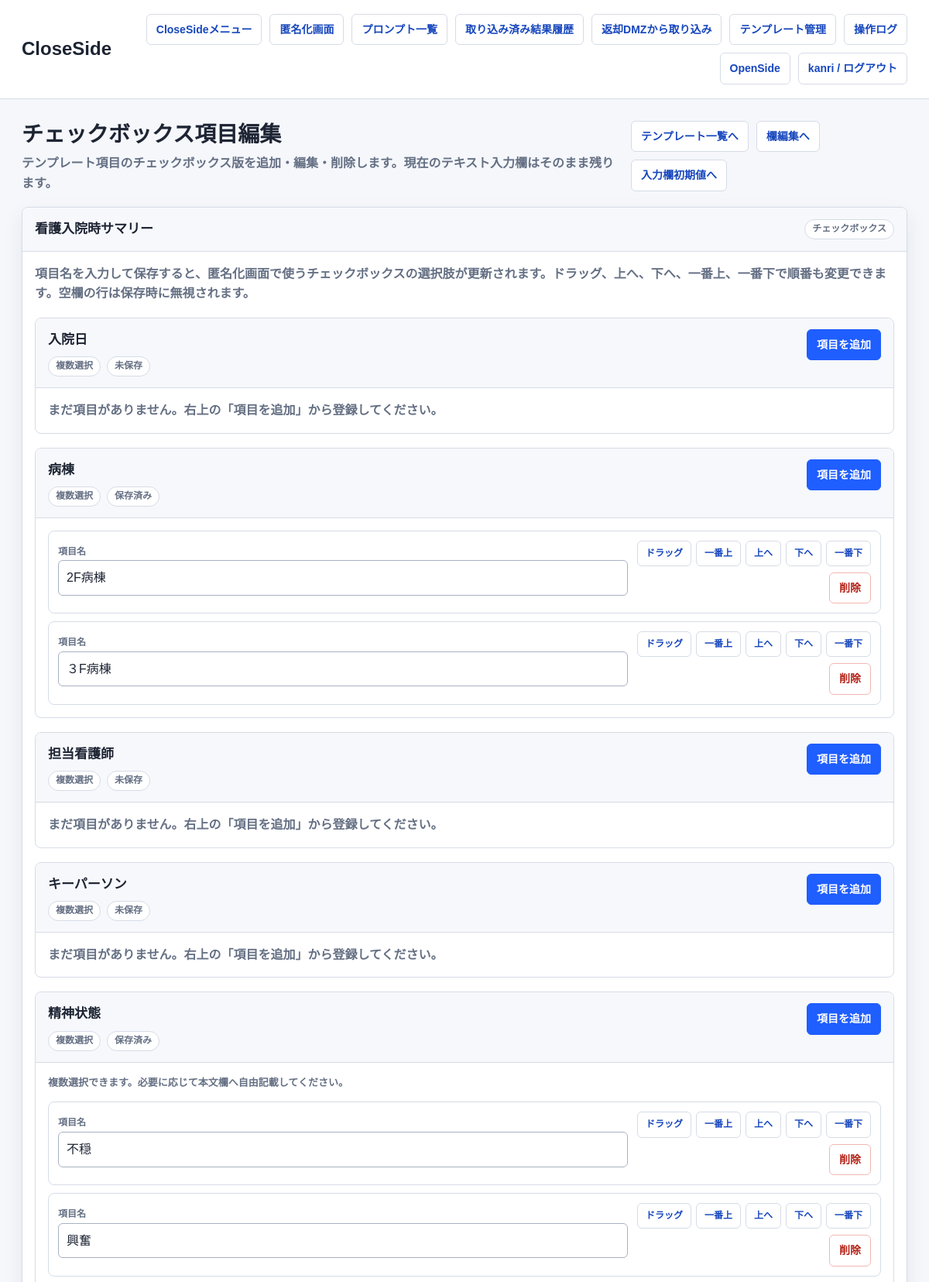
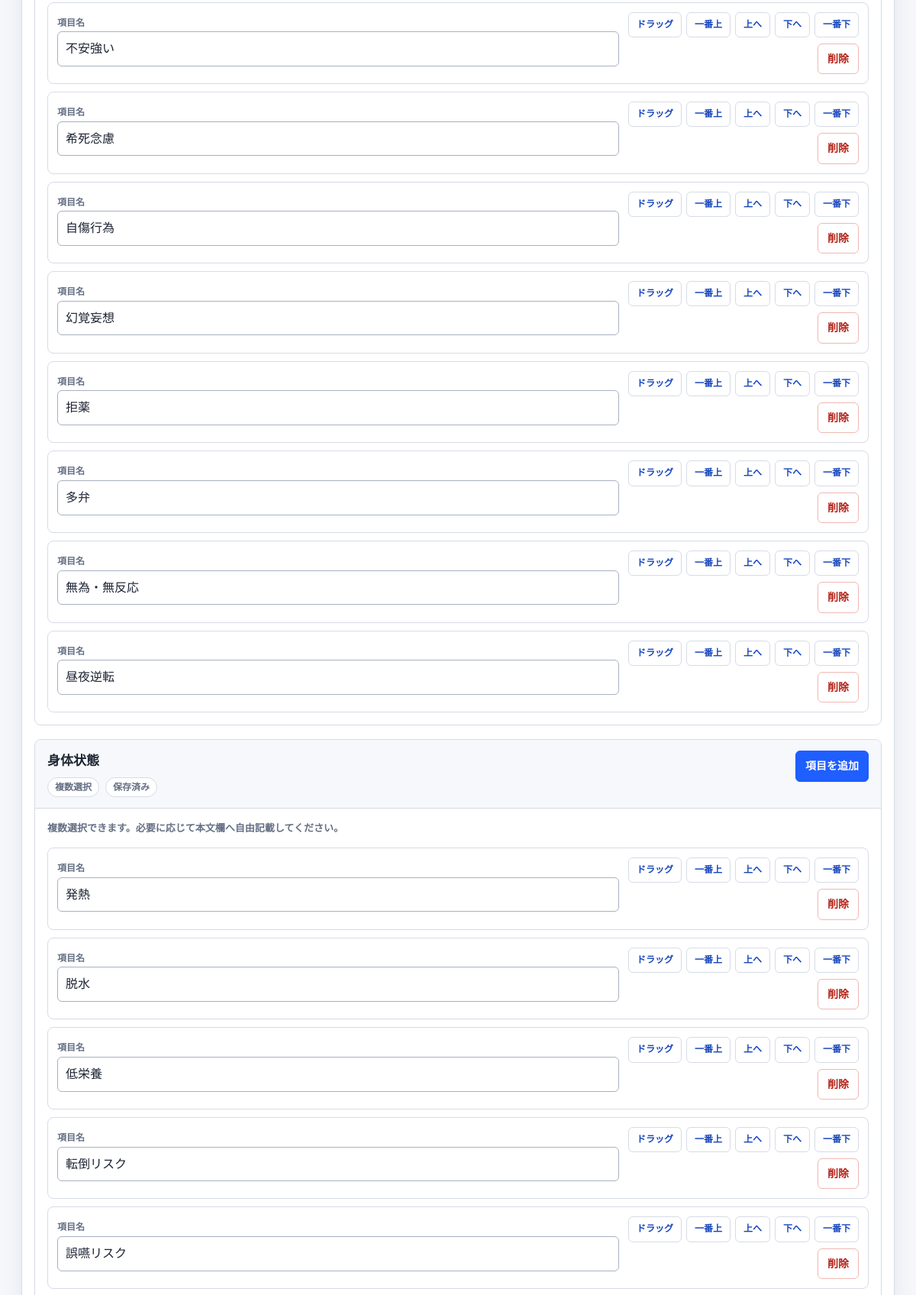
Screenshot of /close/templates/看護入院時サマリー/checkbox-options/ (signed in, upper part) with the database file from the repository (2 pictures, top to bottom).
### anonymizer_app/models.py (models this page shows, shortened)
class TemplateInputField(models.Model):
    template_type = models.CharField(max_length=255, choices=TEMPLATE_CHOICES)
    field_key = models.CharField(max_length=255)
    label = models.CharField(max_length=255, blank=True, default='')
    input_type = models.CharField(max_length=32, choices=FIELD_INPUT_TYPE_CHOICES, default='textarea')
    section_title = models.CharField(max_length=255, blank=True, default='')
    required = models.BooleanField(default=False)
    allow_other = models.BooleanField(default=True)
    other_label = models.CharField(max_length=255, blank=True, default='その他')
    other_placeholder = models.CharField(max_length=255, blank=True, default='自由入力')
    help_text = models.TextField(blank=True, default='')
    textarea_rows = models.PositiveIntegerField(default=3)
    sort_order = models.PositiveIntegerField(default=0)
    is_active = models.BooleanField(default=True)
    updated_at = models.DateTimeField(auto_now=True)
    class Meta:
        constraints = [
            models.UniqueConstraint(fields=['template_type', 'field_key'], name='unique_template_input_field'),
        ]
        ordering = ['template_type', 'sort_order', 'field_key']

class TemplateInputCheckboxOption(models.Model):
    group = models.ForeignKey(TemplateInputCheckboxGroup, related_name='options', on_delete=models.CASCADE)
    text = models.CharField(max_length=255)
    sort_order = models.PositiveIntegerField(default=0)
    updated_at = models.DateTimeField(auto_now=True)
    class Meta:
        constraints = [
            models.UniqueConstraint(fields=['group', 'text'], name='unique_template_input_checkbox_option'),
        ]
        ordering = ['sort_order', 'id']

### close_side/views.py (the view)
# urls.py: path('templates/<str:template_type>/checkbox-options/', close_login_required(views.template_checkbox_options_edit), name='template_checkbox_options_edit'),
def template_checkbox_options_edit(request, template_type):
    canonical_template_type = TEMPLATE_INPUT_SCHEMA_ALIASES.get(template_type, template_type)
    if canonical_template_type not in TEMPLATE_INPUT_SCHEMAS:
        return render(request, 'anonymizer_app/error.html', {'message': 'テンプレートが見つかりません'}, status=404)
    checkbox_fields = _checkbox_group_fields_for_template(canonical_template_type)
    if not checkbox_fields:
        return render(request, 'anonymizer_app/error.html', {'message': 'チェックボックス項目が見つかりません'}, status=404)
    aliases = [alias for alias, canonical in TEMPLATE_INPUT_SCHEMA_ALIASES.items() if canonical == canonical_template_type]
    if request.method == 'POST':
        parsed_rows_by_field: dict[str, list[dict[str, object]]] = {}
        field_errors: dict[str, str] = {}
        for field in checkbox_fields:
            field_key = str(field['key'])
            parsed_rows = _parse_checkbox_group_rows(request.POST, field_key)
            parsed_rows_by_field[field_key] = parsed_rows
            seen_texts: set[str] = set()
            for row in parsed_rows:
                text = str(row.get('text') or '').strip()
                if not text:
                    continue
                if text in seen_texts:
                    field_errors[field_key] = '同じ項目名が重複しています。'
                    break
                seen_texts.add(text)
        if not field_errors:
            with transaction.atomic():
                for field in checkbox_fields:
                    field_key = str(field['key'])
                    group = TemplateInputCheckboxGroup.objects.filter(
                        template_type=canonical_template_type,
                        field_key=field_key,
                    ).prefetch_related('options').first()
                    existing_options = {
                        str(option.pk): option
                        for option in group.options.all()
                    } if group is not None else {}
                    normalized_rows: list[dict[str, object]] = []
                    for order, row in enumerate(parsed_rows_by_field.get(field_key, [])):
                        row_id = str(row.get('id') or '').strip()
                        text = str(row.get('text') or '').strip()
                        position = _safe_int(row.get('position'), default=order * 10)
                        if not text:
                            continue
                        normalized_rows.append({
                            'row_id': row_id,
                            'text': text,
                            'position': position,
                        })
                    if group is None and not normalized_rows:
                        continue
                    if group is None:
                        group = TemplateInputCheckboxGroup.objects.create(
                            template_type=canonical_template_type,
                            field_key=field_key,
                        )
                        existing_options = {}
                    kept_option_ids: set[str] = {
                        str(row.get('row_id') or '').strip()
                        for row in normalized_rows
                        if str(row.get('row_id') or '').strip() in existing_options
                    }
                    for option_id, option in list(existing_options.items()):
                        if option_id not in kept_option_ids:
                            option.delete()
                    normalized_rows.sort(key=lambda row: (int(row.get('position') or 0), int(row.get('order') or 0)))
                    for sort_order, row in enumerate(normalized_rows):
                        row_id = str(row.get('row_id') or '').strip()
                        text = str(row.get('text') or '').strip()
                        if row_id and row_id in existing_options:
                            option = existing_options[row_id]
                            option.text = text
                            option.sort_order = sort_order
                            option.save(update_fields=['text', 'sort_order', 'updated_at'])
                            kept_option_ids.add(row_id)
                        else:
                            TemplateInputCheckboxOption.objects.create(
                                group=group,
                                text=text,
                                sort_order=sort_order,
                            )
                TemplateInputCheckboxGroup.objects.filter(template_type=canonical_template_type).exclude(
                    field_key__in=[str(field['key']) for field in checkbox_fields]
                ).delete()
            messages.success(request, f'{canonical_template_type} のチェックボックス項目を更新しました。')
            return redirect('close_side:template_checkbox_options_edit', template_type=canonical_template_type)
        field_rows = []
        for field in checkbox_fields:
            field_key = str(field['key'])
            group = TemplateInputCheckboxGroup.objects.filter(
                template_type=canonical_template_type,
                field_key=field_key,
            ).prefetch_related('options').first()
            field_rows.append({
                'field': field,
                'context': _build_checkbox_group_field_context(field, group, parsed_rows_by_field.get(field_key, [])),
                'error': field_errors.get(field_key, ''),
            })
    else:
        field_rows = []
        for field in checkbox_fields:
            field_key = str(field['key'])
            group = TemplateInputCheckboxGroup.objects.filter(
                template_type=canonical_template_type,
                field_key=field_key,
            ).prefetch_related('options').first()
            field_rows.append({
                'field': field,
                'context': _build_checkbox_group_field_context(field, group),
                'error': '',
            })
    return render(request, 'anonymizer_app/template_checkbox_options_form.html', {
        'template_type': canonical_template_type,
        'template_aliases': aliases,
        'field_rows': field_rows,
    })

### anonymizer_app/templates/anonymizer_app/template_checkbox_options_form.html (shortened to what this page needs)
{% extends "anonymizer_app/base.html" %}
{% block brand %}CloseSide{% endblock %}
{% block page_title %}チェックボックス項目編集{% endblock %}
{% block page_subtitle %}<p class="page-subtitle">テンプレート項目のチェックボックス版を追加・編集・削除します。現在のテキスト入力欄はそのまま残ります。</p>{% endblock %}
{% block page_actions %}
  <a class="button" href="{% url 'close_side:templates_list' %}">テンプレート一覧へ</a>
  <a class="button" href="{% url 'close_side:template_input_fields_edit' template_type=template_type %}">欄編集へ</a>
  <a class="button" href="{% url 'close_side:template_input_defaults_edit' template_type=template_type %}">入力欄初期値へ</a>
{% endblock %}
{% block content %}
  <section class="panel">
    <div class="panel-header">
      <div>
        <h3 class="panel-title">{{ template_type }}</h3>
      </div>
      <span class="badge">チェックボックス</span>
    </div>
    <div class="panel-body">
      <p class="checkbox-note">項目名を入力して保存すると、匿名化画面で使うチェックボックスの選択肢が更新されます。ドラッグ、上へ、下へ、一番上、一番下で順番も変更できます。空欄の行は保存時に無視されます。</p>
      <form method="post" data-checkbox-option-editor>
        <div class="checkbox-group-list">
          {% for item in field_rows %}
            <section
              class="checkbox-group-card"
              data-checkbox-group-section
              data-field-key="{{ item.context.key }}"
              data-next-row-number="{{ item.context.next_row_number }}"
              data-next-position="{{ item.context.next_position }}"
            >
              <div class="checkbox-group-head">
                <div>
                  <h4 class="checkbox-group-title">{{ item.context.label }}</h4>
                  <div class="checkbox-group-meta">
                    <span class="badge">複数選択</span>
                    {% if item.context.group_exists %}<span class="badge">保存済み</span>{% else %}<span class="badge">未保存</span>{% endif %}
                  </div>
                </div>
                <div class="actions">
                  <button type="button" class="button primary" data-add-option-row>項目を追加</button>
                </div>
              </div>
              <div class="checkbox-group-body">
                {% if item.context.help_text %}
                  <p class="checkbox-group-help">{{ item.context.help_text }}</p>
                {% endif %}
                <div class="checkbox-group-rows" data-option-row-list>
                  {% if item.context.rows %}
                    {% for row in item.context.rows %}
                      <div class="checkbox-row" data-option-row data-row-key="{{ row.row_key }}">
                        <div class="checkbox-row-fields">
                          <div>
                            <label for="checkbox__{{ item.context.key }}__{{ row.row_key }}__text">項目名</label>
                            <input
                              id="checkbox__{{ item.context.key }}__{{ row.row_key }}__text"
                              type="text"
                              name="checkbox__{{ item.context.key }}__{{ row.row_key }}__text"
                            value="{{ row.text }}"
                            data-role="option-text"
                            placeholder="選択肢を入力"
                          >
                          </div>
                        </div>
                        <div class="checkbox-row-actions">
                          <div class="checkbox-row-order-actions">
                            <button type="button" class="button checkbox-row-drag-handle" data-drag-handle draggable="true" aria-label="ドラッグして並べ替え">ドラッグ</button>
                            <button type="button" class="button" data-move-row="top">一番上</button>
                            <button type="button" class="button" data-move-row="up">上へ</button>
                            <button type="button" class="button" data-move-row="down">下へ</button>
                            <button type="button" class="button" data-move-row="bottom">一番下</button>
                          </div>
                          <button type="button" class="danger" data-remove-option-row>削除</button>
                        </div>
                      </div>
                    {% endfor %}
                  {% else %}
                    <p class="checkbox-group-empty">まだ項目がありません。右上の「項目を追加」から登録してください。</p>
                  {% endif %}
                </div>
              </div>
            </section>
          {% endfor %}
        </div>
      </form>
    </div>
  </section>
{% endblock %}

### anonymizer_app/templates/anonymizer_app/base.html (shortened to what this page needs)
<!DOCTYPE html>
<html lang="ja">
<head>
</head>
<body>
  <header class="app-header">
    <div class="header-inner">
      <h1 class="brand-title">{% block brand %}匿名化システム{% endblock %}</h1>
      <nav class="top-nav" aria-label="主要メニュー">
        {% if request.resolver_match.namespace == 'open_side' %}
          <a class="nav-link" href="{% url 'open_side:menu' %}">OpenSideメニュー</a>
          <a class="nav-link" href="{% url 'open_side:dmz_list' %}">プロンプト一覧</a>
          {% if request.user.is_staff or request.user.is_superuser %}
            <a class="nav-link" href="{% url 'open_side:operation_logs' %}">操作ログ</a>
          {% endif %}
          <a class="nav-link" href="{% url 'close_side:menu' %}">CloseSide</a>
          <form method="post" action="{% url 'open_side:logout' %}">
            {% csrf_token %}
            <button type="submit">{{ request.user.username }} / ログアウト</button>
          </form>
        {% else %}
          <a class="nav-link" href="{% url 'close_side:menu' %}">CloseSideメニュー</a>
          <a class="nav-link" href="{% url 'close_side:home' %}">匿名化画面</a>
          <a class="nav-link" href="{% url 'close_side:prompts_list' %}">プロンプト一覧</a>
          <a class="nav-link" href="{% url 'close_side:result_history_list' %}">取り込み済み結果履歴</a>
          <a class="nav-link" href="{% url 'close_side:result_import_list' %}">返却DMZから取り込み</a>
          <a class="nav-link" href="{% url 'close_side:templates_list' %}">テンプレート管理</a>
          {% if request.user.is_staff or request.user.is_superuser %}
            <a class="nav-link" href="{% url 'close_side:operation_logs' %}">操作ログ</a>
          {% endif %}
          <a class="nav-link" href="{% url 'open_side:menu' %}">OpenSide</a>
          <form method="post" action="{% url 'close_side:logout' %}">
            <button type="submit">{{ request.user.username }} / ログアウト</button>
          </form>
        {% endif %}
      </nav>
    </div>
  </header>
  <main class="content">
    <div class="page-head">
      <div>
        <h2 class="page-title">{% block page_title %}{% endblock %}</h2>
        {% block page_subtitle %}{% endblock %}
      </div>
      <div class="actions">{% block page_actions %}{% endblock %}</div>
    </div>
    {% block content %}{% endblock %}
  </main>
</body>
</html>

### rows the page displays
TemplateInputField: context.label "入院日"
TemplateInputField: context.label "病棟"
TemplateInputCheckboxOption: text "2F病棟"
TemplateInputCheckboxOption: text "３F病棟"
TemplateInputField: context.label "担当看護師"
TemplateInputField: context.label "キーパーソン"
TemplateInputField: context.label "精神状態", context.help_text "複数選択できます。必要に応じて本文欄へ自由記載してください。"
TemplateInputCheckboxOption: text "不穏"
TemplateInputCheckboxOption: text "興奮"
TemplateInputCheckboxOption: text "不安強い"
TemplateInputCheckboxOption: text "希死念慮"
TemplateInputCheckboxOption: text "自傷行為"
TemplateInputCheckboxOption: text "幻覚妄想"
TemplateInputCheckboxOption: text "拒薬"
TemplateInputCheckboxOption: text "多弁"
TemplateInputCheckboxOption: text "無為・無反応"
TemplateInputCheckboxOption: text "昼夜逆転"
TemplateInputField: context.label "身体状態", context.help_text "複数選択できます。必要に応じて本文欄へ自由記載してください。"
TemplateInputCheckboxOption: text "発熱"
TemplateInputCheckboxOption: text "脱水"
TemplateInputCheckboxOption: text "低栄養"
TemplateInputCheckboxOption: text "転倒リスク"
TemplateInputCheckboxOption: text "誤嚥リスク"

### other values shown
{{ request.user.username }} "kanri"
{{ template_type }} "看護入院時サマリー"
